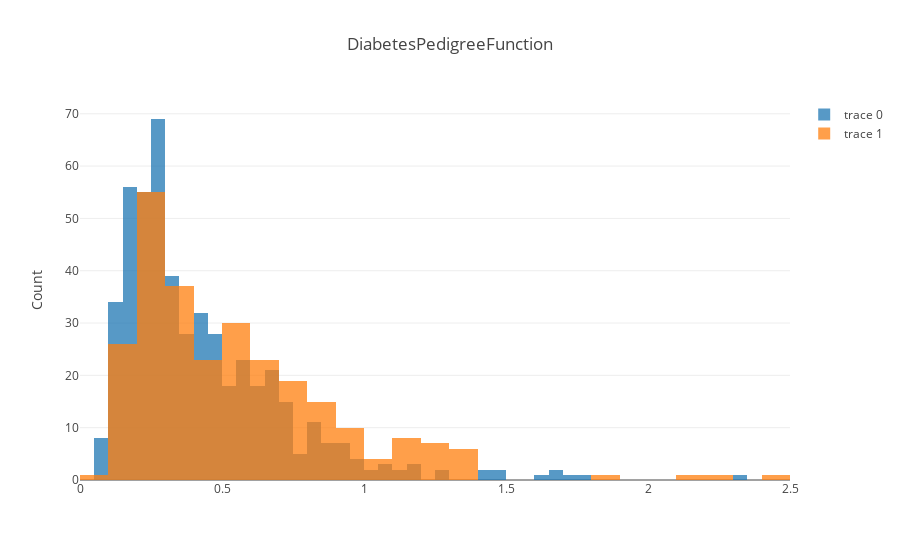

Write notebook code for a chart like this one.
### Code cell
plotBarCat(df,df_name[6],'Outcome')

### Figure 1 — Plotly figure (JSON) as saved in the notebook; plotly's stock layout.template omitted (floating-point values rounded to 4 significant figures; data arrays with more than 128 entries replaced by an {"elided": "..."} marker saying what was removed)
{"data": [{"opacity": 0.75, "type": "histogram", "x": {"elided": "500 float values"}}, {"opacity": 0.75, "type": "histogram", "x": {"elided": "268 float values"}}], "layout": {"barmode": "overlay", "title": "DiabetesPedigreeFunction", "yaxis": {"title": "Count"}}}
